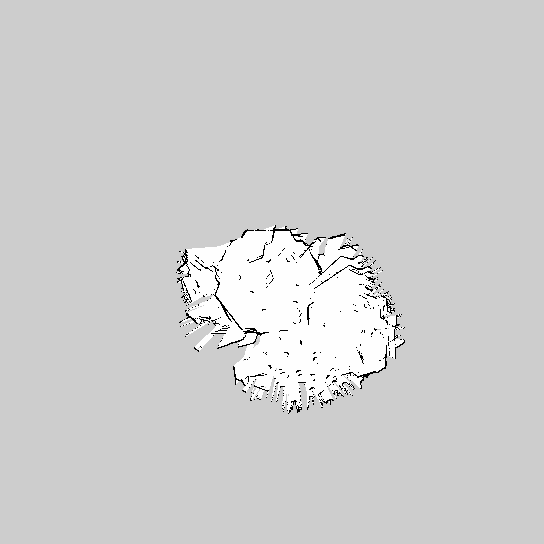
#> input picture server_bot/maps/my_map4.pgm, 544 x 544 px, given in place of the camera
$ python balls.py
#> lines starting #> are read from the running program, lines starting #| are printed output that depends on the picture; after the words box and inside, x2 and y2 are one past the last pixel; in counts of white or black regions, pixels touching at a corner belong together
import cv2
import numpy as np
import imutils
from imutils import contours
from skimage import measure
# define a video capture object
vid = cv2.VideoCapture(1)

while(True):

    # Capture the video frame
    # by frame
    ret, frame = vid.read()
#> frame is the input picture: shape (544, 544, 3); min 0, max 254, mean 207.3

    # Display the resulting frame
    #cv2.imshow('frame', frame)

    gray=cv2.cvtColor(frame,cv2.COLOR_BGR2GRAY)
    blur=cv2.blur(gray,(1,1))
    # threshold the image to reveal light regions in the blurred image
    _,thresh=cv2.threshold(blur,200,255,cv2.THRESH_BINARY)
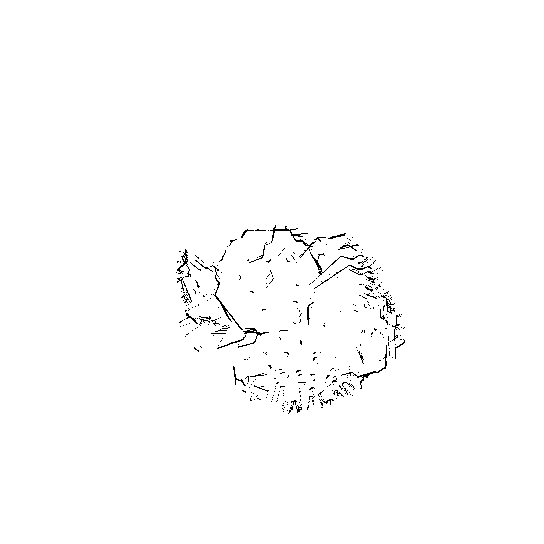
#> thresh: shape (544, 544); 99.1% white; black in thin lines or dots, all inside (x1, y1, x2, y2) = (176, 225, 405, 414)
    #cv2.imshow('thresh2',thresh)
    # perform a series of erosions and dilations to remove any small blobs of noise from the thresholded image
    #kernel=np.ones((5,5),np.uint8)
    thresh=cv2.erode(thresh,None,iterations=1)
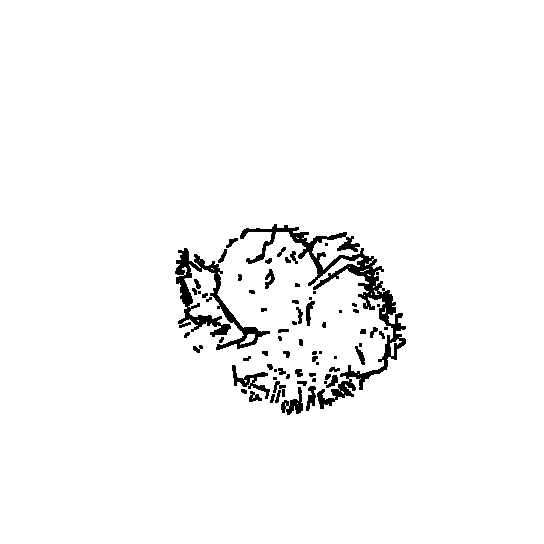
#> thresh: shape (544, 544); 96.9% white; 71 black regions (22 under 20 px), largest, box (x1, y1, x2, y2) and area: (240, 224, 406, 409) 4131, (175, 248, 270, 350) 2193, (232, 365, 270, 399) 367
    thresh=cv2.dilate(thresh,None,iterations=1)
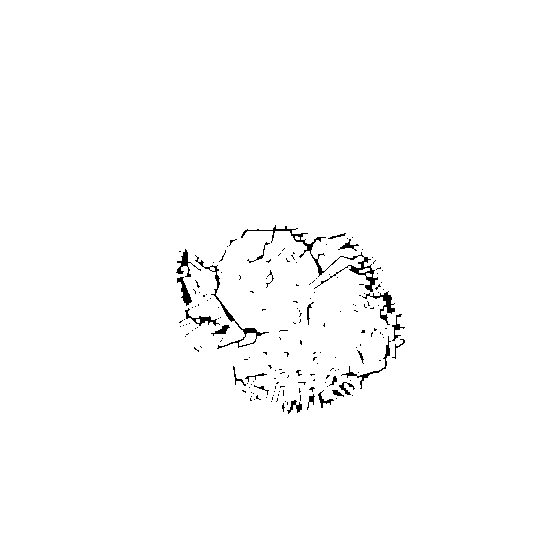
#> thresh: shape (544, 544); 98.8% white; 180 black regions (155 under 20 px), largest, box (x1, y1, x2, y2) and area: (241, 225, 378, 292) 760, (195, 255, 269, 349) 420, (362, 291, 395, 325) 247
    # perform a connected component analysis on the thresholded image, then initialize a mask to store only the "large" components
    labels=measure.label(thresh, connectivity=2, background=0)
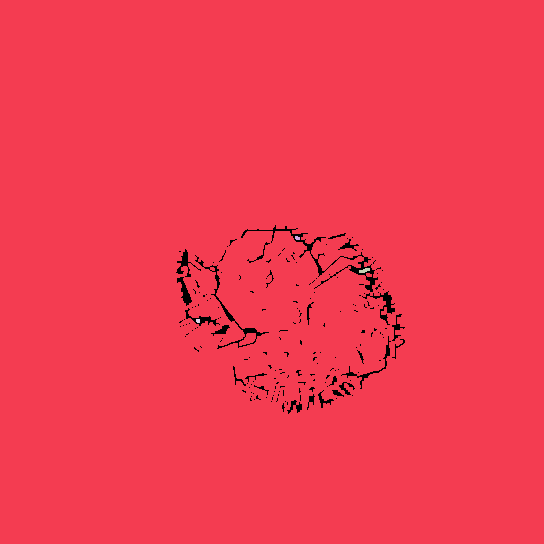
#> labels: shape (544, 544) int64; 5 distinct labels, from 0 to 4; one colour per label, 0 black
    mask=np.zeros(thresh.shape,dtype="uint8")
    # loop over the unique components
    for label in np.unique(labels):
        # if this is the background label, ignore it
        if label==0:
            continue

        # otherwise, construct the label mask and count the number of pixels
        labelMask=np.zeros(thresh.shape,dtype="uint8")
        labelMask[labels==label]=255
        numPixels=cv2.countNonZero(labelMask)
        # if the number of pixels in the component is sufficiently large, then add it to our mask of "large blobs"
        if numPixels >200:
            mask=cv2.add(mask,labelMask)
#> this loop made 5 passes
#> numPixels on passes 2 to 5: 292263, 17, 37, 15
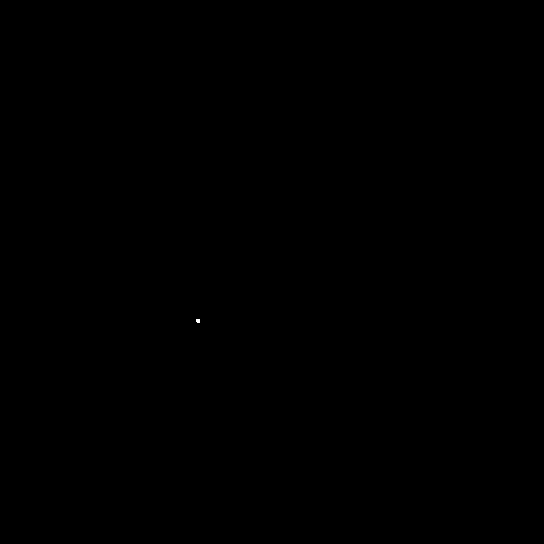
#> labelMask: shape (544, 544); 0.01% white; 1 white region (1 under 20 px)
#> mask: shape (544, 544); 98.8% white; 180 black regions (155 under 20 px)

    # find the contours in the mask, then sort them from left to right
    cnts=cv2.findContours(mask.copy(),cv2.RETR_EXTERNAL,cv2.CHAIN_APPROX_SIMPLE)
#> cnts = 1 contour; box (x1, y1, x2, y2) and area: (0, 0, 544, 544) 294849
    cnts=imutils.grab_contours(cnts)
#> cnts = [[[0, 0], [0, 543], [543, 543], [543, 0]]]
    cnts=contours.sort_contours(cnts)[0]
#> cnts = ([[0, 0], [0, 543], [543, 543], [543, 0]],)
    # loop over the contours

    # Initialize lists to store centroid coordinates and area
    centroid=[]
    areacnt=[]
    # Loop over the contours
    for (i,c) in enumerate(cnts):


        # Calculate the area of the contour
        area=cv2.contourArea(c)

        # Draw the bright spot on the image
        (x,y,w,h)=cv2.boundingRect(c)
        ((cX,cY),radius)=cv2.minEnclosingCircle(c)
        cv2.circle(frame,(int(cX),int(cY)),int(radius),(0,0,255),3)
        cv2.putText(frame, "#{}".format(i + 1), (x, y - 15),
            cv2.FONT_HERSHEY_SIMPLEX, 0.45, (0, 0, 255), 2)


        # Append centroid coordinates and area to the respective lists
        centroid.append((cX,cY))
        areacnt.append(area)
#> this loop made 1 pass
#> (c, area, x, y, w, h, cX, cY) on pass 1: ([[0, 0], [0, 543], [543, 543], [543, 0]], 294849, 0, 0, 544, 544, 271.5, 271.5)
#> frame: shape (544, 544, 3); 0.03% of pixels changed, all inside (x1, y1, x2, y2) = (0, 0, 544, 544)
#> after the loop, areacnt = [294849]; centroid = [(271.5, 271.5)]
    # Save the output image as a PNG file
    #cv2.imwrite("LD_2138_led_detection_results.png", image)
    cv2.imshow('led_image',frame)
    cv2.imshow('thresh',mask)
    if cv2.waitKey(1) & 0xFF == ord('q'):
#> (key q is pressed here)
        break

# After the loop release the cap object
vid.release()
# Destroy all the windows
cv2.destroyAllWindows()

$ run again, on server_bot/maps/turtlebot3_world.pgm
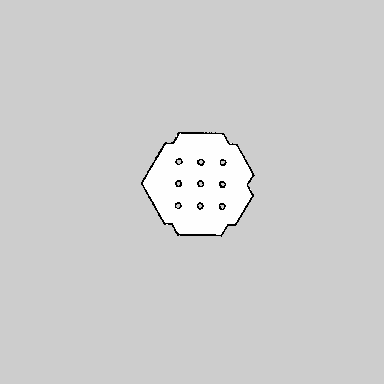
#> input picture server_bot/maps/turtlebot3_world.pgm, 384 x 384 px, given in place of the camera
#> frame is the input picture: shape (384, 384, 3); min 0, max 254, mean 206.4
#> `_,thresh=cv2.threshold(blur,200,255,cv2.THRESH_BINARY)`:
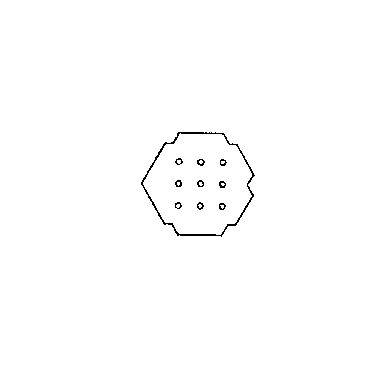
#> thresh: shape (384, 384); 99.4% white; black in thin lines or dots, all inside (x1, y1, x2, y2) = (141, 132, 255, 237)
#> `labels=measure.label(thresh, connectivity=2, background=0)`:
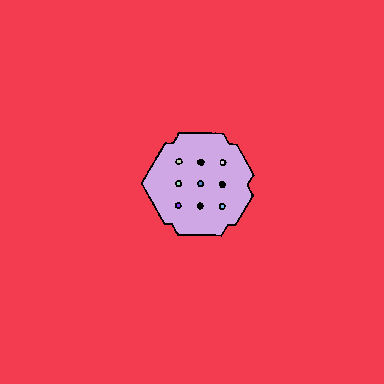
#> labels: shape (384, 384) int64; 9 distinct labels, from 0 to 8; one colour per label, 0 black
#> the loop `for label in np.unique(labels):` made 9 passes
#> numPixels on passes 2 to 9: 138577, 7892, 12, 9, 9, 9, 9, 9
#> `cnts=cv2.findContours(mask.copy(),cv2.RETR_EXTERNAL,cv2.CHAIN_APPROX_S..`: cnts = 1 contour; box (x1, y1, x2, y2) and area: (0, 0, 384, 384) 146689
#> `cnts=imutils.grab_contours(cnts)`: cnts = [[[0, 0], [0, 383], [383, 383], [383, 0]]]
#> `cnts=contours.sort_contours(cnts)[0]`: cnts = ([[0, 0], [0, 383], [383, 383], [383, 0]],)
#> the loop `for (i,c) in enumerate(cnts):` made 1 pass
#> (c, area, x, y, w, h, cX, cY) on pass 1: ([[0, 0], [0, 383], [383, 383], [383, 0]], 146689, 0, 0, 384, 384, 191.5, 191.5)
#> after the loop `for (i,c) in enumerate(cnts):`: areacnt = [146689]; centroid = [(191.5, 191.5)]
